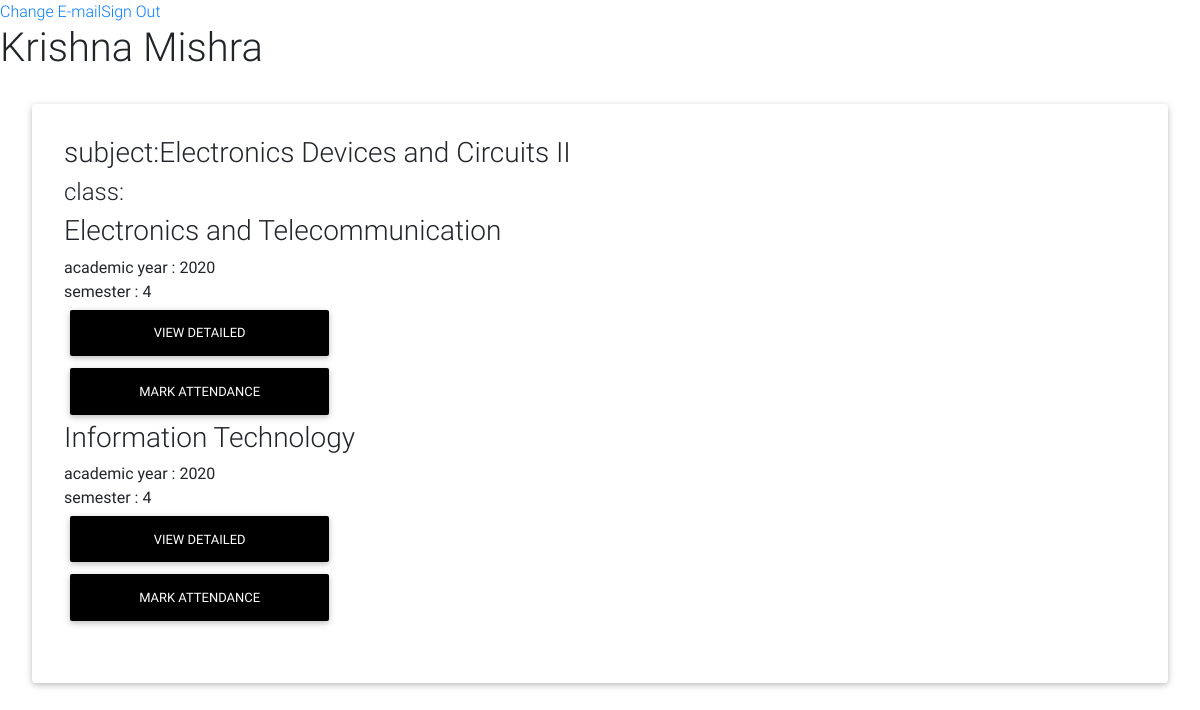
The app's page / (signed in) with its own data.
### addentance/models.py (models this page shows, shortened)
class Teacher(models.Model):
    user = models.ForeignKey(settings.AUTH_USER_MODEL,
                             on_delete=models.CASCADE,blank=True, null=True)
    first_name  = models.CharField(max_length = 100)
    last_name  = models.CharField(max_length = 100)
    faculty_id  = models.CharField(max_length = 100)

class Teacher_Detail(models.Model):
    teacher = models.ForeignKey('Teacher',on_delete=models.CASCADE,blank=True, null=True)
    subject = models.ForeignKey('Subject',on_delete=models.CASCADE,blank=True, null=True)
    classes = models.ManyToManyField('Class')

class Subject(models.Model):
    subject_name = models.CharField(max_length = 100)
    subject_abbr = models.CharField(max_length = 5)

class Class(models.Model):
    academic_year = models.PositiveIntegerField(
            validators=[
                MinValueValidator(1900),
                MaxValueValidator(datetime.datetime.now().year)],
            help_text="Use the following format: <YYYY>")
    semester =  models.PositiveIntegerField(
            validators=[
                MinValueValidator(1),
                MaxValueValidator(8)],
    )
    division = models.CharField(max_length=2, blank=True, null=True)
    branch = models.ForeignKey('Branch',on_delete=models.CASCADE)
    students = models.ManyToManyField('Student')

class Branch(models.Model):
    branch_name = models.CharField(max_length = 100)
    branch_abr = models.CharField(max_length = 7)
    def __str__(self):
        return self.branch_name

### addentance/views.py (the view)
# urls.py: path('', views.HomeView.as_view(),name = "home"),
class HomeView(LoginRequiredMixin,View):
    def get(self,request,*args,**kwargs):
        try :
            teacher = Teacher.objects.get(user= request.user)
            teacher_dets =  Teacher_Detail.objects.filter(teacher=teacher)
        except:
            teacher = None
            return render()
        context = {
            'teacher' : teacher,
            'detail': teacher_dets,
        }
        return render(request , "home.html", context)

### templates/home.html
{% extends "base.html" %}
{% block content %}
        <h1>{{teacher.first_name}} {{teacher.last_name}}</h1>
        {% for subject in detail %}
        <div class="card" style="margin:2em;padding:2em">
            <h3>subject:{{subject.subject.subject_name}}</h3>
            <h4>class:</h4>{% for class in subject.classes.all  %}
                    <h3>{{class.branch}} {{class.divison}}</h3>
                    academic year : {{class.academic_year}}<br>
                    semester : {{class.semester}}<br>
                    <a href = "{% url "class" pk=class.pk subject_pk=subject.subject.pk %}" class="btn btn-black" style="width:20em"> view detailed </a>
                    <a href = "{% url "mark-attendance" pk=class.pk subject_pk=subject.subject.pk %}" class="btn btn-black"style="width:20em"> mark attendance </a>
                {% endfor %}<br>
        </div>
        {% endfor %}
{% endblock content %}

### templates/base.html (style rules this page uses)
html, body, header, .carousel { height: 60vh; }

### records on screen
Teacher: first_name "Krishna", last_name "Mishra"
Teacher_Detail: subject.subject_name "Electronics Devices and Circuits II"
Class: branch "Electronics and Telecommunication", academic_year "2020", semester "4"
Class: branch "Information Technology", academic_year "2020", semester "4"
